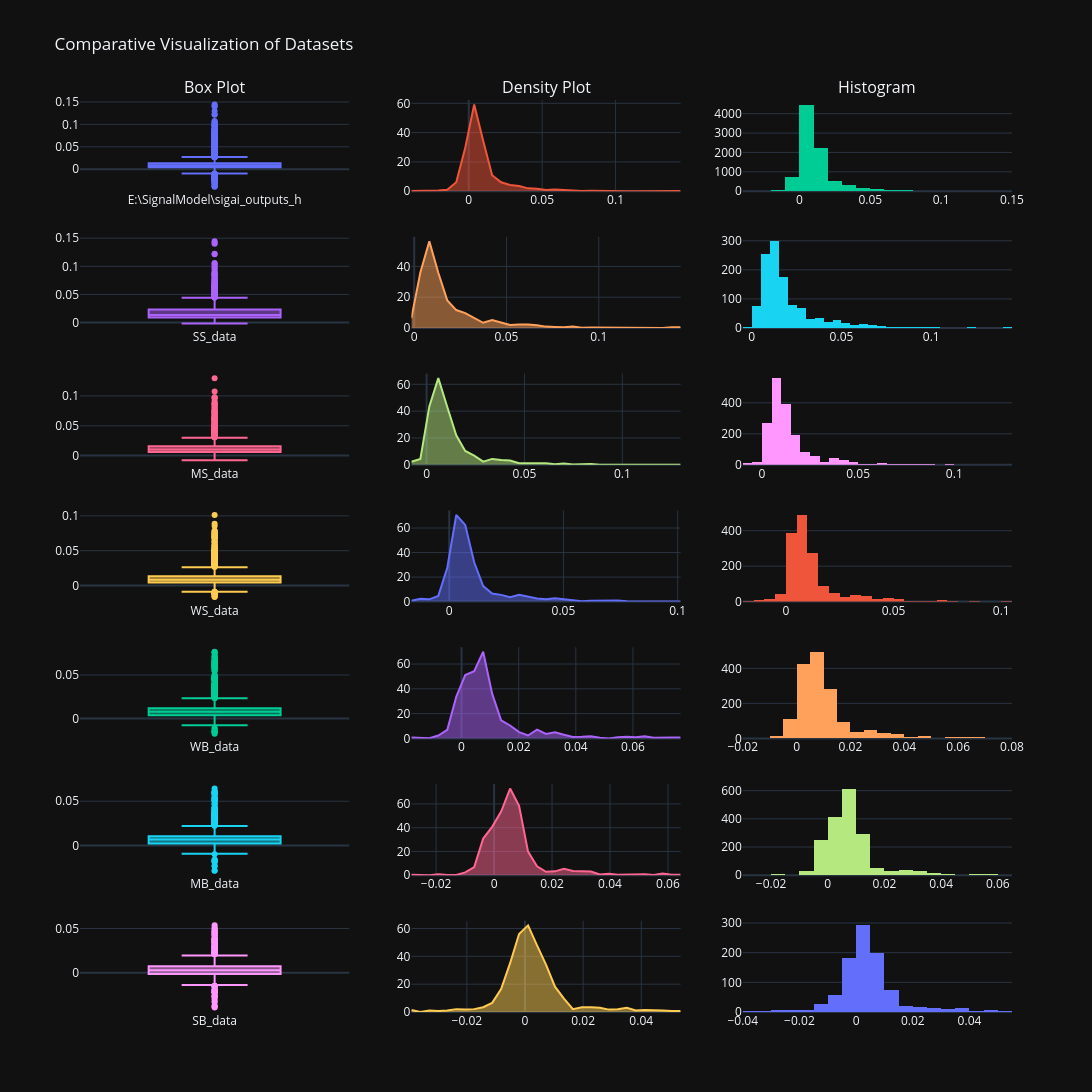

Here is the notebook cell this chart was saved with:
### Code cell
import pandas as pd
import plotly.graph_objects as go
import numpy as np
from plotly.subplots import make_subplots

# List of file paths
file_paths = [
    'E:\\SignalModel\\sigai_outputs_h.csv',
    'E:/SignalModel/SS_data.csv',
    'E:/SignalModel/MS_data.csv',
    'E:/SignalModel/WS_data.csv',
    'E:/SignalModel/WB_data.csv',
    'E:/SignalModel/MB_data.csv',
    'E:/SignalModel/SB_data.csv'
]

# Initialize a figure with subplots
fig = make_subplots(rows=7, cols=3,
                    subplot_titles=('Box Plot', 'Density Plot', 'Histogram'),
                    vertical_spacing=0.05)

# Process each file and add plots
for i, file in enumerate(file_paths):
    df = pd.read_csv(file)
    df['datetime'] = pd.to_datetime(df['datetime'], yearfirst=True)
    df.set_index('datetime', inplace=True)
    df.sort_index(ascending=True, inplace=True)
    df['sigai_output'] = pd.to_numeric(df['sigai_output'], errors='coerce')
    df.dropna(subset=['sigai_output'], inplace=True)
    df = df[np.isfinite(df['sigai_output'])]

    # Row index in the subplot grid (1-based index for Plotly)
    row = i + 1

    # Box Plot
    fig.add_trace(go.Box(y=df['sigai_output'], name=file.split('/')[-1].replace('.csv', '')), row=row, col=1)
    
    # Density Plot
    density, bins = np.histogram(df['sigai_output'], bins=30, density=True)
    density_trace = go.Scatter(x=bins, y=np.append(density, density[-1]), fill='tozeroy', mode='lines', name='Density')
    fig.add_trace(density_trace, row=row, col=2)
    
    # Histogram
    fig.add_trace(go.Histogram(x=df['sigai_output'], nbinsx=30, name='Histogram'), row=row, col=3)

# Update layout
fig.update_layout(height=3000, width=1300, title_text="Comparative Visualization of Datasets", showlegend=False)
fig.show()

### Figure 1 — Plotly figure (JSON) as saved in the notebook; plotly's stock layout.template omitted (floating-point values rounded to 4 significant figures; data arrays with more than 128 entries replaced by an {"elided": "..."} marker saying what was removed)
{"data": [{"name": "E:\\SignalModel\\sigai_outputs_h", "y": {"elided": "8783 float values"}, "type": "box", "xaxis": "x", "yaxis": "y"}, {"fill": "tozeroy", "mode": "lines", "name": "Density", "x": [-0.03908, -0.03296, -0.02685, -0.02074, -0.01462, -0.008511, -0.002399, 0.003714, 0.009827, 0.01594, 0.02205, 0.02817, 0.03428, 0.04039, 0.0465, 0.05262, 0.05873, 0.06484, 0.07096, 0.07707, 0.08318, 0.08929, 0.09541, 0.1015, 0.1076, 0.1137, 0.1199, 0.126, 0.1321, 0.1382, 0.1443], "y": [0.0745, 0.1304, 0.2049, 0.447, 1.024, 6.091, 29.65, 59.16, 34.48, 10.9, 6.109, 4.303, 3.595, 1.937, 1.695, 0.745, 1.08, 0.6705, 0.5215, 0.1676, 0.2421, 0.0745, 0.1118, 0.0745, 0.0, 0.0, 0.03725, 0.01863, 0.0, 0.05588, 0.05588], "type": "scatter", "xaxis": "x2", "yaxis": "y2"}, {"name": "Histogram", "nbinsx": 30, "x": {"elided": "8783 float values"}, "type": "histogram", "xaxis": "x3", "yaxis": "y3"}, {"name": "SS_data", "y": {"elided": "1148 float values"}, "type": "box", "xaxis": "x4", "yaxis": "y4"}, {"fill": "tozeroy", "mode": "lines", "name": "Density", "x": [-0.001517, 0.003344, 0.008205, 0.01307, 0.01793, 0.02279, 0.02765, 0.03251, 0.03737, 0.04223, 0.04709, 0.05195, 0.05681, 0.06167, 0.06654, 0.0714, 0.07626, 0.08112, 0.08598, 0.09084, 0.0957, 0.1006, 0.1054, 0.1103, 0.1151, 0.12, 0.1249, 0.1297, 0.1346, 0.1394, 0.1443], "y": [6.451, 36.02, 56.27, 35.84, 17.92, 11.65, 9.677, 6.272, 3.405, 5.197, 3.584, 1.971, 2.33, 2.33, 1.792, 0.896, 0.7168, 0.5376, 0.896, 0.1792, 0.3584, 0.3584, 0.1792, 0.0, 0.0, 0.3584, 0.0, 0.0, 0.0, 0.5376, 0.5376], "type": "scatter", "xaxis": "x5", "yaxis": "y5"}, {"name": "Histogram", "nbinsx": 30, "x": {"elided": "1148 float values"}, "type": "histogram", "xaxis": "x6", "yaxis": "y6"}, {"name": "MS_data", "y": {"elided": "1739 float values"}, "type": "box", "xaxis": "x7", "yaxis": "y7"}, {"fill": "tozeroy", "mode": "lines", "name": "Density", "x": [-0.007784, -0.003198, 0.001387, 0.005973, 0.01056, 0.01514, 0.01973, 0.02431, 0.0289, 0.03349, 0.03807, 0.04266, 0.04724, 0.05183, 0.05641, 0.061, 0.06558, 0.07017, 0.07476, 0.07934, 0.08393, 0.08851, 0.0931, 0.09768, 0.1023, 0.1069, 0.1114, 0.116, 0.1206, 0.1252, 0.1298], "y": [2.257, 4.264, 43.52, 64.58, 43.14, 21.95, 10.28, 6.897, 2.383, 4.389, 3.511, 3.135, 1.129, 1.129, 1.129, 1.129, 0.3762, 0.8778, 0.2508, 0.3762, 0.627, 0.1254, 0.2508, 0.1254, 0.0, 0.1254, 0.0, 0.0, 0.0, 0.1254, 0.1254], "type": "scatter", "xaxis": "x8", "yaxis": "y8"}, {"name": "Histogram", "nbinsx": 30, "x": {"elided": "1739 float values"}, "type": "histogram", "xaxis": "x9", "yaxis": "y9"}, {"name": "WS_data", "y": {"elided": "1531 float values"}, "type": "box", "xaxis": "x10", "yaxis": "y10"}, {"fill": "tozeroy", "mode": "lines", "name": "Density", "x": [-0.01657, -0.01264, -0.008713, -0.004784, -0.0008551, 0.003074, 0.007003, 0.01093, 0.01486, 0.01879, 0.02272, 0.02665, 0.03058, 0.03451, 0.03844, 0.04237, 0.04629, 0.05022, 0.05415, 0.05808, 0.06201, 0.06594, 0.06987, 0.0738, 0.07773, 0.08166, 0.08559, 0.08952, 0.09344, 0.09737, 0.1013], "y": [0.6649, 2.327, 1.829, 4.655, 27.6, 70.65, 62.51, 32.08, 12.63, 6.649, 5.486, 3.491, 5.652, 4.322, 2.494, 1.829, 2.66, 1.829, 0.8312, 0.3325, 0.6649, 0.8312, 0.8312, 0.8312, 0.3325, 0.1662, 0.1662, 0.0, 0.0, 0.1662, 0.1662], "type": "scatter", "xaxis": "x11", "yaxis": "y11"}, {"name": "Histogram", "nbinsx": 30, "x": {"elided": "1531 float values"}, "type": "histogram", "xaxis": "x12", "yaxis": "y12"}, {"name": "WB_data", "y": {"elided": "1621 float values"}, "type": "box", "xaxis": "x13", "yaxis": "y13"}, {"fill": "tozeroy", "mode": "lines", "name": "Density", "x": [-0.01756, -0.01442, -0.01128, -0.008137, -0.004995, -0.001854, 0.001288, 0.004429, 0.00757, 0.01071, 0.01385, 0.01699, 0.02014, 0.02328, 0.02642, 0.02956, 0.0327, 0.03584, 0.03898, 0.04213, 0.04527, 0.04841, 0.05155, 0.05469, 0.05783, 0.06097, 0.06412, 0.06726, 0.0704, 0.07354, 0.07668], "y": [0.7855, 0.5891, 0.1964, 2.357, 6.873, 33.58, 51.06, 54.2, 69.91, 36.13, 14.53, 10.41, 5.106, 2.357, 7.07, 3.535, 4.909, 2.946, 1.178, 1.375, 1.767, 0.5891, 0.0, 0.9819, 1.375, 0.9819, 1.767, 0.5891, 0.3928, 0.7855, 0.7855], "type": "scatter", "xaxis": "x14", "yaxis": "y14"}, {"name": "Histogram", "nbinsx": 30, "x": {"elided": "1621 float values"}, "type": "histogram", "xaxis": "x15", "yaxis": "y15"}, {"name": "MB_data", "y": {"elided": "1801 float values"}, "type": "box", "xaxis": "x16", "yaxis": "y16"}, {"fill": "tozeroy", "mode": "lines", "name": "Density", "x": [-0.02853, -0.02544, -0.02234, -0.01924, -0.01615, -0.01305, -0.009953, -0.006856, -0.00376, -0.0006627, 0.002434, 0.005531, 0.008628, 0.01172, 0.01482, 0.01792, 0.02102, 0.02411, 0.02721, 0.03031, 0.0334, 0.0365, 0.0396, 0.04269, 0.04579, 0.04889, 0.05198, 0.05508, 0.05818, 0.06127, 0.06437], "y": [0.3586, 0.3586, 0.0, 0.8965, 0.1793, 0.1793, 2.331, 6.813, 30.84, 40.7, 53.61, 72.97, 58.45, 19.9, 7.53, 2.869, 3.227, 5.379, 3.586, 3.407, 3.048, 0.5379, 1.255, 0.3586, 0.5379, 0.7172, 0.8965, 0.1793, 1.434, 0.3586, 0.3586], "type": "scatter", "xaxis": "x17", "yaxis": "y17"}, {"name": "Histogram", "nbinsx": 30, "x": {"elided": "1801 float values"}, "type": "histogram", "xaxis": "x18", "yaxis": "y18"}, {"name": "SB_data", "y": {"elided": "942 float values"}, "type": "box", "xaxis": "x19", "yaxis": "y19"}, {"fill": "tozeroy", "mode": "lines", "name": "Density", "x": [-0.03908, -0.03599, -0.0329, -0.02981, -0.02673, -0.02364, -0.02055, -0.01747, -0.01438, -0.01129, -0.008204, -0.005117, -0.00203, 0.001058, 0.004145, 0.007232, 0.01032, 0.01341, 0.01649, 0.01958, 0.02267, 0.02575, 0.02884, 0.03193, 0.03502, 0.0381, 0.04119, 0.04428, 0.04736, 0.05045, 0.05354], "y": [1.375, 0.0, 1.032, 0.6877, 1.032, 2.063, 1.719, 2.063, 3.439, 6.533, 16.51, 35.07, 56.05, 62.24, 47.8, 34.04, 18.22, 9.628, 2.063, 3.439, 3.439, 3.095, 1.719, 2.063, 3.095, 1.032, 1.375, 1.375, 1.032, 0.6877, 0.6877], "type": "scatter", "xaxis": "x20", "yaxis": "y20"}, {"name": "Histogram", "nbinsx": 30, "x": {"elided": "942 float values"}, "type": "histogram", "xaxis": "x21", "yaxis": "y21"}], "layout": {"xaxis": {"anchor": "y", "domain": [0.0, 0.2889]}, "yaxis": {"anchor": "x", "domain": [0.9, 1.0]}, "xaxis2": {"anchor": "y2", "domain": [0.3556, 0.6444]}, "yaxis2": {"anchor": "x2", "domain": [0.9, 1.0]}, "xaxis3": {"anchor": "y3", "domain": [0.7111, 1.0]}, "yaxis3": {"anchor": "x3", "domain": [0.9, 1.0]}, "xaxis4": {"anchor": "y4", "domain": [0.0, 0.2889]}, "yaxis4": {"anchor": "x4", "domain": [0.75, 0.85]}, "xaxis5": {"anchor": "y5", "domain": [0.3556, 0.6444]}, "yaxis5": {"anchor": "x5", "domain": [0.75, 0.85]}, "xaxis6": {"anchor": "y6", "domain": [0.7111, 1.0]}, "yaxis6": {"anchor": "x6", "domain": [0.75, 0.85]}, "xaxis7": {"anchor": "y7", "domain": [0.0, 0.2889]}, "yaxis7": {"anchor": "x7", "domain": [0.6, 0.7]}, "xaxis8": {"anchor": "y8", "domain": [0.3556, 0.6444]}, "yaxis8": {"anchor": "x8", "domain": [0.6, 0.7]}, "xaxis9": {"anchor": "y9", "domain": [0.7111, 1.0]}, "yaxis9": {"anchor": "x9", "domain": [0.6, 0.7]}, "xaxis10": {"anchor": "y10", "domain": [0.0, 0.2889]}, "yaxis10": {"anchor": "x10", "domain": [0.45, 0.55]}, "xaxis11": {"anchor": "y11", "domain": [0.3556, 0.6444]}, "yaxis11": {"anchor": "x11", "domain": [0.45, 0.55]}, "xaxis12": {"anchor": "y12", "domain": [0.7111, 1.0]}, "yaxis12": {"anchor": "x12", "domain": [0.45, 0.55]}, "xaxis13": {"anchor": "y13", "domain": [0.0, 0.2889]}, "yaxis13": {"anchor": "x13", "domain": [0.3, 0.4]}, "xaxis14": {"anchor": "y14", "domain": [0.3556, 0.6444]}, "yaxis14": {"anchor": "x14", "domain": [0.3, 0.4]}, "xaxis15": {"anchor": "y15", "domain": [0.7111, 1.0]}, "yaxis15": {"anchor": "x15", "domain": [0.3, 0.4]}, "xaxis16": {"anchor": "y16", "domain": [0.0, 0.2889]}, "yaxis16": {"anchor": "x16", "domain": [0.15, 0.25]}, "xaxis17": {"anchor": "y17", "domain": [0.3556, 0.6444]}, "yaxis17": {"anchor": "x17", "domain": [0.15, 0.25]}, "xaxis18": {"anchor": "y18", "domain": [0.7111, 1.0]}, "yaxis18": {"anchor": "x18", "domain": [0.15, 0.25]}, "xaxis19": {"anchor": "y19", "domain": [0.0, 0.2889]}, "yaxis19": {"anchor": "x19", "domain": [0.0, 0.1]}, "xaxis20": {"anchor": "y20", "domain": [0.3556, 0.6444]}, "yaxis20": {"anchor": "x20", "domain": [0.0, 0.1]}, "xaxis21": {"anchor": "y21", "domain": [0.7111, 1.0]}, "yaxis21": {"anchor": "x21", "domain": [0.0, 0.1]}, "annotations": [{"font": {"size": 16}, "showarrow": false, "text": "Box Plot", "x": 0.1444, "xanchor": "center", "xref": "paper", "y": 1.0, "yanchor": "bottom", "yref": "paper"}, {"font": {"size": 16}, "showarrow": false, "text": "Density Plot", "x": 0.5, "xanchor": "center", "xref": "paper", "y": 1.0, "yanchor": "bottom", "yref": "paper"}, {"font": {"size": 16}, "showarrow": false, "text": "Histogram", "x": 0.8556, "xanchor": "center", "xref": "paper", "y": 1.0, "yanchor": "bottom", "yref": "paper"}], "title": {"text": "Comparative Visualization of Datasets"}, "height": 3000, "width": 1300, "showlegend": false}}
